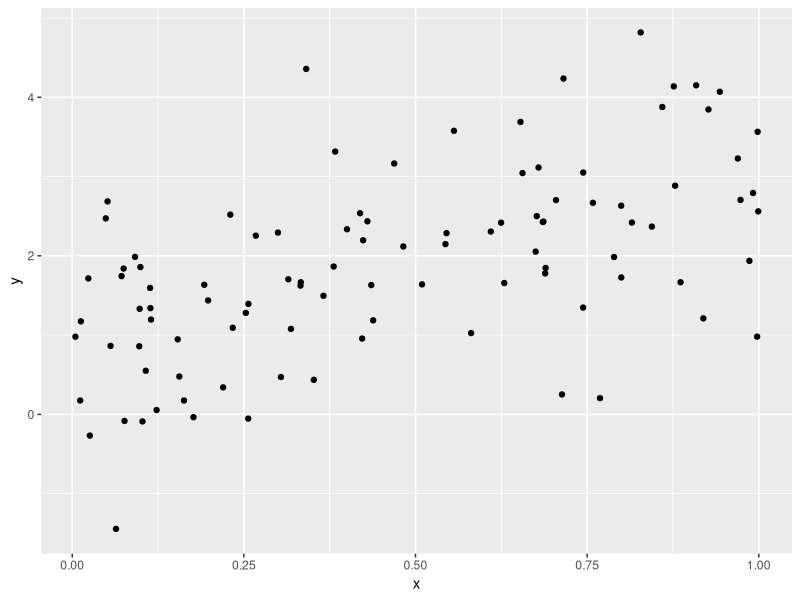

This chart was generated by the following R code:
## ---- chunk 1
library(tidyverse)
plot_df = tibble(x = runif(100), y = 1+2*x+rnorm(100))
plot_df |> ggplot(aes(x = x, y = y)) + geom_point()
